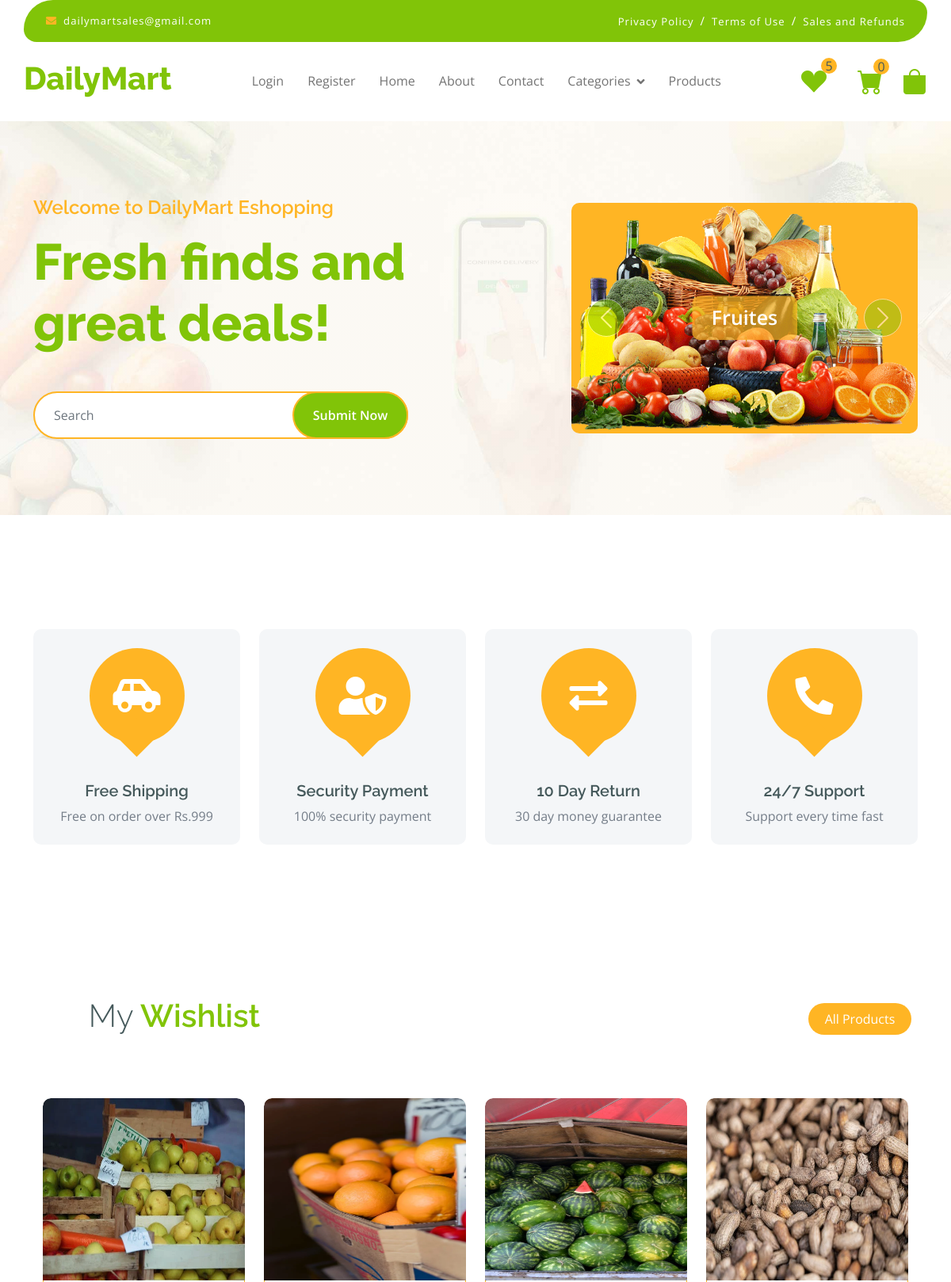
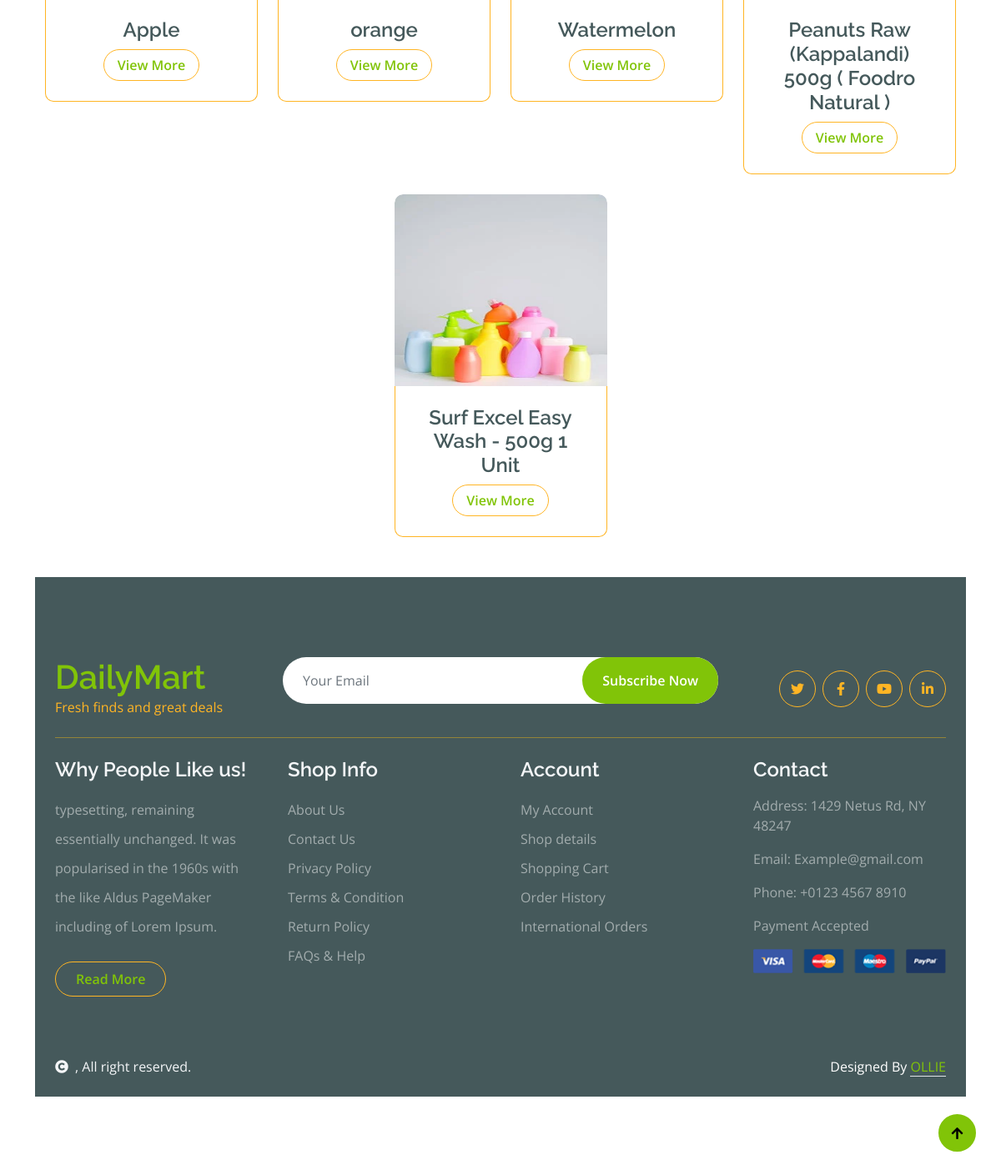
/wishlist, run on the app's committed database (2 pictures, top to bottom).
### AdminApp/models.py (models this page shows)
class Products(models.Model):
    Product_name=models.CharField(max_length=50)
    Product_category=models.CharField(max_length=50, default='null')
    Product_description=models.CharField(max_length=50)
    Product_price=models.IntegerField(null=True,blank=True)
    Image=models.ImageField(upload_to='image',default='null.jpg')
    status=models.IntegerField(default=0)

### Userapp/views.py (the view)
# urls.py: path('wishlist',views.wishlist,name='wishlist'),
def wishlist(request):
    u = request.session.get('u_id')
    data = Products.objects.filter(status=1)
    cart = Cart.objects.filter(user_id=u,status=0).count()
    Wishlist = Products.objects.filter(status=1).count()
    return render (request, 'wishlist.html',{'data':data,'cart':cart,'Wishlist':Wishlist})

### Userapp/templates/wishlist.html
{% extends 'user.html' %}
{% block contents %}
<div class="container-fluid fruite py-5">
    <div class="container py-5">
        <div class="tab-class text-center">
            <div class="row g-4">
                <div class="col-lg-4 text-start">
                    <h1 class= "text-primary mb-5 text-center"><span class="fw-light text-dark">My</span> Wishlist</h1>
                </div>
                <div class="col-lg-8 text-end">
                    <ul class="nav nav-pills d-inline-flex text-center mb-5">
                        <li class="nav-item">
                            <a class="d-flex m-2 py-2 bg-light rounded-pill active" data-bs-toggle="pill" href="#tab-1">
                                <span class="text-dark" style="width: 130px;">All Products</span>
                            </a>
                        </li>
                    </ul>
                </div>
            </div>
 <div class="row g-4 justify-content-center">
    <div class="row g-4 justify-content-center">
        {% for i in data %}
        <div class="col-md-6 col-lg-6 col-xl-3">
            <div class="rounded position-relative fruite-item">
                <div class="fruite-img">
                    <img src="{{i.Image.url}}" class="img-fluid w-100 rounded-top" alt="" style="height: 230px;width: 130px;">
                </div>
                <div class="p-4 border border-secondary border-top-0 rounded-bottom">
                    <h4>{{i.Product_name}}</h4>
                    <a href="{% url 'product' id=i.id %}" class="btn border border-secondary rounded-pill px-3 text-primary"></i> View More</a>
                </div>
            </div>
        </div>
        {% endfor %}
{% endblock %}

### Userapp/static/css/style.css (style rules this page uses)
.btn { font-weight: 600; transition: .5s; }
.btn.border-secondary { transition: 0.5s; }
.fruite .tab-class .nav-item a.active { background: var(--bs-secondary) !important; }
.fruite .tab-class .nav-item a.active span { color: var(--bs-white) !important; }
.fruite .fruite-item { height: 100%; transition: 0.5s; }
.fruite .fruite-item .fruite-img { overflow: hidden; transition: 0.5s; border-radius: 10px 10px 0 0; }
.fruite .fruite-item .fruite-img img { transition: 0.5s; }

### data on the page
Products: Image (picture), Product_name "Apple"
Products: Image (picture), Product_name "orange"
Products: Image (picture), Product_name "Watermelon"
Products: Image (picture), Product_name "Peanuts Raw (Kappalandi) 500g ( Foodro Natural )"
Products: Image (picture), Product_name "Surf Excel Easy Wash - 500g 1 Unit"

### other printed values
{{ Wishlist }} "5"
{{ cart }} "0"
